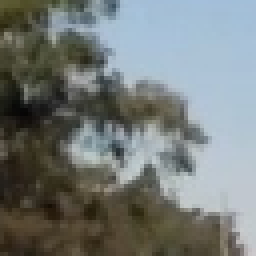
#> input picture data/non-vehicles/Extras/extra108.png, 64 x 64 px, given in place of image0196.png, which was not available (shown 4 times larger)
$ python hog.py
#> lines starting #> are read from the running program, lines starting #| are printed output that depends on the picture; pictures that were not available may be replaced by others from this repository, and a replacement may not be noted
### utils.py
import os, pickle, glob, csv, joblib
import constants
import cv2
import matplotlib.pyplot as plt
import numpy as np

# [7 lines left out: function make_dir, not called in this run]

def basename(path):
    """return only file_name from [path]"""
    return os.path.basename(path)

# [4 lines left out: function warning, not called in this run]

def pickle_data(file_name, data):
    with open(file_name, 'wb') as f:
        joblib.dump(data, f, compress=True)

# [8 lines left out: function unpickle_data, not called in this run]

def save_globals(globals):
    with open(constants.globals_file, 'wb') as f:
        pickle.dump(globals, f, protocol=pickle.HIGHEST_PROTOCOL)

# [15 lines left out: functions load_globals, display_image, not called in this run]


def display_image_file(file_name, timeout=None):
    img = cv2.imread(file_name)
    display_image(img, timeout)

# [6 lines left out: function plt_image, not called in this run]

def plt_image_file(file_name, bgr=False):
    img = cv2.imread(file_name)
    plt_image(img, bgr)

# [6 lines left out: function read_folder_images, not called in this run]

def img_normalize(img):
    return(img/255.0-0.5)

def img_reverse_channels(img):
    return img[:,:,[2,1,0]].copy()

def img_bgr2hls(img):
    return cv2.cvtColor(img, cv2.COLOR_BGR2HLS)

def img_bgr2xyz(img):
    return cv2.cvtColor(img, cv2.COLOR_BGR2XYZ)

def img_bgr2luv(img):
    return cv2.cvtColor(img, cv2.COLOR_BGR2Luv)

def img_hls2bgr(img):
    return cv2.cvtColor(img, cv2.COLOR_HLS2BGR)

def img_xyz2bgr(img):
    return cv2.cvtColor(img, cv2.COLOR_XYZ2BGR)

def img_luv2bgr(img):
    return cv2.cvtColor(img, cv2.COLOR_Luv2BGR)

def img_bgr2l(img):
    return cv2.cvtColor(img, cv2.COLOR_BGR2Luv)[:,:,0]

# [6 lines left out: function scale_mean_std, not called in this run]


def img_draw_poly(img, pts, color=(255,255,255), thickness=2):
    cv2.polylines(img, pts, True, color, thickness)

def img_draw_line(img, pt1, pt2, color=(255,255,255), thickness=2):
    cv2.line(img, pt1, pt2, color, thickness)

def img_draw_rectangle(img, pt1, pt2, color=(255,255,255), thickness=2):
    cv2.rectangle(img, pt1, pt2, color, thickness)

def img_draw_dot(img, center, radius=4, color=(255,255,255)):
    cv2.circle(img, center, radius, color, thickness=-1)

# [34 lines left out: functions img_draw_grid, print_progress_bar, read_csv, write_csv, not called in this run]

def lerp(a, b, ratio):
    return a*(1.0-ratio) + b * ratio

### hog.py
import cv2
from skimage.feature import hog
import constants as c
import matplotlib.pyplot as plt
import utils
import numpy as np

def hog_features(img, orient=8, pix_per_cell=8, cell_per_block=2, transform_sqrt=True, vis=False, flatten=False):
    """calculate hog features for an image"""
    if vis == True:
        features, hog_image = hog(img, orientations=orient, pixels_per_cell=(pix_per_cell, pix_per_cell),
                                  cells_per_block=(cell_per_block, cell_per_block), transform_sqrt=transform_sqrt,
                                  visualise=True, block_norm='L2-Hys')
        return features, hog_image
    else:
        features = hog(img, orientations=orient, pixels_per_cell=(pix_per_cell, pix_per_cell),
                       cells_per_block=(cell_per_block, cell_per_block), transform_sqrt=transform_sqrt,
                       visualise=False, feature_vector=flatten, block_norm='L2-Hys')
        return features

# [71 lines left out: functions hog_channels, multispace_hog_features, multispace_hog_images, not called in this run]

if __name__ == '__main__':
    img_bgr = cv2.imread('{}/GTI_MiddleClose/image0196.png'.format(c.vehicles_train_data_folder))
#> img_bgr is the input picture: shape (64, 64, 3); mean B, G, R 120.8, 122.7, 116.9

    # cv2.imshow('binning', img_bgr)
    # cv2.waitKey()

    img_l = utils.img_bgr2l(img_bgr)
#> in img_bgr2l, `return cv2.cvtColor(img, cv2.COLOR_BGR2Luv)[:,:,0]`:
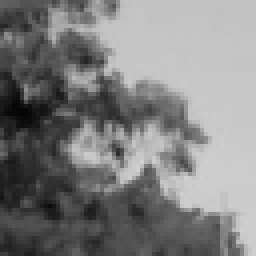
#> returned value: shape (64, 64) (shown 4 times larger); min 3, max 209, mean 127

    features, hog_image = hog_features(img_l, orient=8,
                            pix_per_cell=8, cell_per_block=2,
                            vis=True, transform_sqrt=True)
#> in hog_features, `features, hog_image = hog(img, orientations=orient, pixels_per_cell=(p..`: features = 1568 values, max 0.549 at index 404, min 0 at index 107, mean 0.15
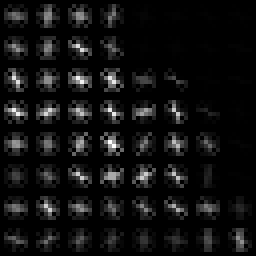
#> hog_image: shape (64, 64) float64 (shown 4 times larger); min 0, max 1.63, mean 0.11; drawn with min black and max white

    print(features.shape)
#| (1568,)

    # Plot the examples
    fig = plt.figure()
    plt.subplot(121)
    plt.imshow(img_bgr[:,:,[2,1,0]]) #, cmap='gray')
    plt.title('image')
    plt.subplot(122)
    plt.imshow(hog_image, cmap='gray')
    plt.title('HOG')
    plt.show()
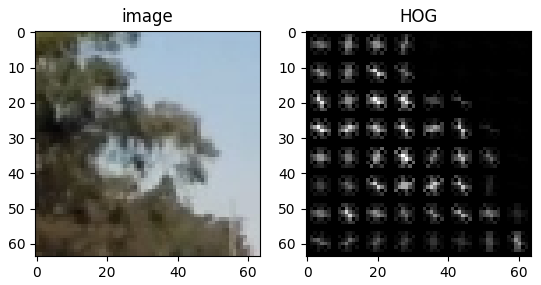
#> figure drawn by matplotlib, 2 panels

$ run again, on data/non-vehicles/GTI/image1307.png
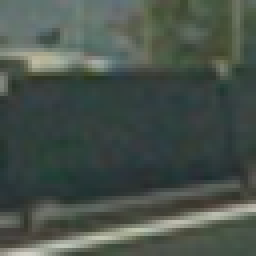
#> input picture data/non-vehicles/GTI/image1307.png, 64 x 64 px, given in place of image0196.png, which was not available (shown 4 times larger)
#> img_bgr is the input picture: shape (64, 64, 3); mean B, G, R 74.9, 82.2, 72
#> in hog_features, `features, hog_image = hog(img, orientations=orient, pixels_per_cell=(p..`: features = 1568 values, max 0.553 at index 1539, min 0 at index 202, mean 0.131
#> `features, hog_image = hog_features(img_l, orient=8, pix_per_cell=8, ce..`:
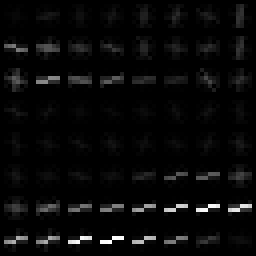
#> hog_image: shape (64, 64) float64 (shown 4 times larger); min 0, max 2.28, mean 0.079; drawn with min black and max white
#| (1568,)
#> `plt.show()`:
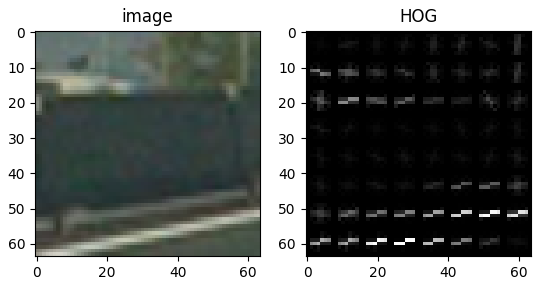
#> figure drawn by matplotlib, 2 panels

$ run again, on data/non-vehicles/GTI/image1311.png
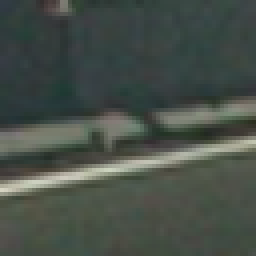
#> input picture data/non-vehicles/GTI/image1311.png, 64 x 64 px, given in place of image0196.png, which was not available (shown 4 times larger)
#> img_bgr is the input picture: shape (64, 64, 3); mean B, G, R 72.2, 79.2, 71
#> in hog_features, `features, hog_image = hog(img, orientations=orient, pixels_per_cell=(p..`: features = 1568 values, max 0.688 at index 1187, min 0 at index 58, mean 0.124
#> `features, hog_image = hog_features(img_l, orient=8, pix_per_cell=8, ce..`:
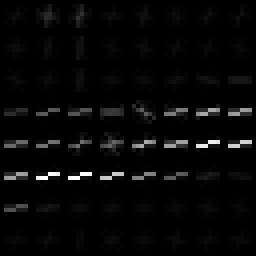
#> hog_image: shape (64, 64) float64 (shown 4 times larger); min 0, max 2.59, mean 0.0734; drawn with min black and max white
#| (1568,)
#> `plt.show()`:
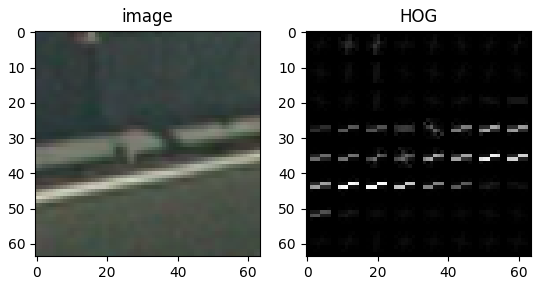
#> figure drawn by matplotlib, 2 panels

$ run again, on data/non-vehicles/Manual/0641.png
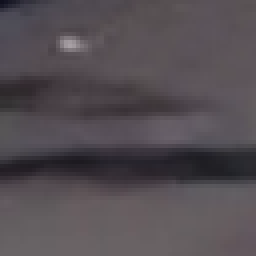
#> input picture data/non-vehicles/Manual/0641.png, 64 x 64 px, given in place of image0196.png, which was not available (shown 4 times larger)
#> img_bgr is the input picture: shape (64, 64, 3); mean B, G, R 82.1, 77.1, 83.6
#> in hog_features, `features, hog_image = hog(img, orientations=orient, pixels_per_cell=(p..`: features = 1568 values, max 0.51 at index 884, min 0 at index 127, mean 0.113
#> `features, hog_image = hog_features(img_l, orient=8, pix_per_cell=8, ce..`:
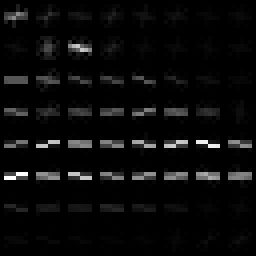
#> hog_image: shape (64, 64) float64 (shown 4 times larger); min 0, max 1.09, mean 0.0432; drawn with min black and max white
#| (1568,)
#> `plt.show()`:
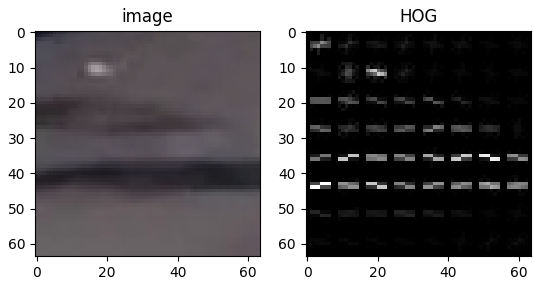
#> figure drawn by matplotlib, 2 panels
